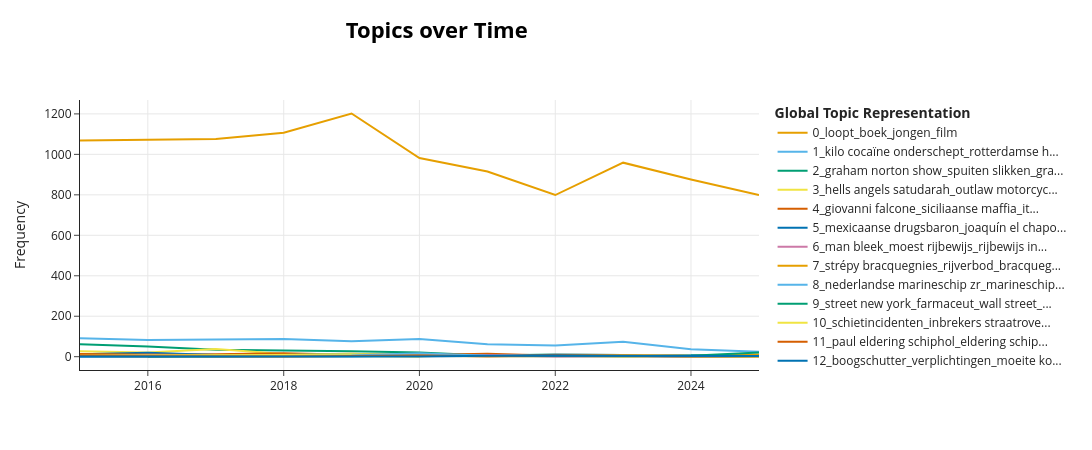

The cell this chart's notebook holds for it:
### Code cell
# Compute topics over time
topics_over_time = topic_model.topics_over_time(
    docs=documents,
    timestamps=df["Year"].tolist(),
    global_tuning=False,
    evolution_tuning=False,
)

# Visualize
fig = topic_model.visualize_topics_over_time(
    topics_over_time,
    top_n_topics=50,           # or fewer if you want a cleaner plot
)
fig.show()

### Figure 1 — Plotly figure (JSON) as saved in the notebook; plotly's stock layout.template omitted (floating-point values rounded to 4 significant figures)
{"data": [{"hoverinfo": "text", "hovertext": ["<b>Topic 0</b><br>Words: boek, steur, kamer, veroordeeld, new york", "<b>Topic 0</b><br>Words: loopt, boek, film, niks, amerikaanse", "<b>Topic 0</b><br>Words: loopt, boek, jongen, film, amerikaanse", "<b>Topic 0</b><br>Words: amsterdamse, loopt, boek, film, amerikaanse", "<b>Topic 0</b><br>Words: boek, veroordeeld, film, amerikaanse, kamer", "<b>Topic 0</b><br>Words: biden, boek, film, amerikaanse, witte", "<b>Topic 0</b><br>Words: jongen, boek, film, amerikaanse, vs", "<b>Topic 0</b><br>Words: loopt, boek, oekraïne, jongen, film", "<b>Topic 0</b><br>Words: turkije, loopt, biden, boek, weski", "<b>Topic 0</b><br>Words: loopt, biden, boek, film, jongen", "<b>Topic 0</b><br>Words: venezolaanse, venezuela, loopt, new york, boek"], "marker": {"color": "#E69F00"}, "mode": "lines", "name": "0_loopt_boek_jongen_film", "type": "scatter", "x": ["2015-01-01T00:00:00", "2016-01-01T00:00:00", "2017-01-01T00:00:00", "2018-01-01T00:00:00", "2019-01-01T00:00:00", "2020-01-01T00:00:00", "2021-01-01T00:00:00", "2022-01-01T00:00:00", "2023-01-01T00:00:00", "2024-01-01T00:00:00", "2025-01-01T00:00:00"], "y": [1068, 1072, 1076, 1107, 1202, 982, 915, 799, 959, 876, 799]}, {"hoverinfo": "text", "hovertext": ["<b>Topic 1</b><br>Words: rotterdamse haven, horloges beslag genomen, drugsafval gevonden, harddrugs, rotterdamse", "<b>Topic 1</b><br>Words: rotterdamse haven, automatisch vuurwapen, jerrycans, jarige rotterdammer, container ananassen", "<b>Topic 1</b><br>Words: onderschept rotterdamse haven, jerrycans, rotterdamse haven, amfetamine, onderschept rotterdamse", "<b>Topic 1</b><br>Words: rotterdamse haven, douane rotterdamse, amfetamine, kilo cocaïne gevonden, synthetische drugs", "<b>Topic 1</b><br>Words: douane fiod zeehavenpolitie, douane rotterdamse haven, fiod zeehavenpolitie, kilo cocaïne onderschept, rotterdamse haven", "<b>Topic 1</b><br>Words: rotterdamse haven douane, controle rotterdamse haven, rotterdamse haven, beslag genomen pdf, controle rotterdamse", "<b>Topic 1</b><br>Words: douane rotterdamse haven, douane fiod zeehavenpolitie, fiod zeehavenpolitie openbaar, kilo cocaïne onderschept, fiod zeehavenpolitie", "<b>Topic 1</b><br>Words: rotterdamse haven, aangetroffen drugs straatwaarde, handel verdovende middelen, drugs zaten verstopt, vernietigd pdf bestand", "<b>Topic 1</b><br>Words: beslag genomen pdf, rotterdamse haven, jerrycans, vernietigd pdf bestand, rotterdam douane", "<b>Topic 1</b><br>Words: rotterdamse haven, uithalers opgepakt, uithalers criminelen, aangehouden pdf, rotterdamse", "<b>Topic 1</b><br>Words: 4500 kilo cocaïne, twee woningen amsterdam, automatische wapens explosieven, drugs contant geld, gegevensdragers beslag genomen"], "marker": {"color": "#56B4E9"}, "mode": "lines", "name": "1_kilo cocaïne onderschept_rotterdamse h...", "type": "scatter", "x": ["2015-01-01T00:00:00", "2016-01-01T00:00:00", "2017-01-01T00:00:00", "2018-01-01T00:00:00", "2019-01-01T00:00:00", "2020-01-01T00:00:00", "2021-01-01T00:00:00", "2022-01-01T00:00:00", "2023-01-01T00:00:00", "2024-01-01T00:00:00", "2025-01-01T00:00:00"], "y": [91, 83, 85, 87, 76, 87, 62, 55, 74, 37, 25]}, {"hoverinfo": "text", "hovertext": ["<b>Topic 2</b><br>Words: titel replacement title, champions league, vervangende titel replacement, floortje einde wereld, replacement title", "<b>Topic 2</b><br>Words: spuiten slikken reis, graham norton show, spuiten slikken, graham norton, verslavende", "<b>Topic 2</b><br>Words: ionica smeets, stefan verwey, nieuw zeeland, anna drijver, columns sylvia witteman", "<b>Topic 2</b><br>Words: graham norton show, beau five days, five days inside, graham norton, flikken maastricht", "<b>Topic 2</b><br>Words: anthony bourdain, imanuelle grives, unknown, misdaadverslaggever, monic", "<b>Topic 2</b><br>Words: netflix serie undercover, caroline eeden, elijah muhammad, film ferry prequel, marian husken", "<b>Topic 2</b><br>Words: drijver kim rooij, zien netflix ferry, anna drijver kim, actrice anna drijver, turkse echtpaar", "<b>Topic 2</b><br>Words: cinequest film, brabantse pillenkoning, cinequest film festival, agent bob lemmens, kok gordon ramsay", "<b>Topic 2</b><br>Words: daalder drugstore drogist, miriam mannak, documentairemaker roy dames, drugstore drogist, onrecht nederlandse", "<b>Topic 2</b><br>Words: drugsbaron jos leijdekkers, leijdekkers turkije, wonende turkse, nipkowschijf bodem, celblok vechtershart", "<b>Topic 2</b><br>Words: drugsfamilie eysinck, films schippers kameleon, spin off tonnano, utrecht gouden strop, designerdrug flakka"], "marker": {"color": "#009E73"}, "mode": "lines", "name": "2_graham norton show_spuiten slikken_gra...", "type": "scatter", "x": ["2015-01-01T00:00:00", "2016-01-01T00:00:00", "2017-01-01T00:00:00", "2018-01-01T00:00:00", "2019-01-01T00:00:00", "2020-01-01T00:00:00", "2021-01-01T00:00:00", "2022-01-01T00:00:00", "2023-01-01T00:00:00", "2024-01-01T00:00:00", "2025-01-01T00:00:00"], "y": [62, 50, 34, 31, 27, 21, 6, 11, 7, 6, 7]}, {"hoverinfo": "text", "hovertext": ["<b>Topic 3</b><br>Words: satudarah hells angels, limburgse bandidos, motorclub bandidos, motorclub satudarah, bandidos hells angels", "<b>Topic 3</b><br>Words: hells angels satudarah, hells angels bandidos, limburgse tak motorclub, outlaw motorcycle gangs, bjorn thimister maastricht", "<b>Topic 3</b><br>Words: motorclub bandidos, motorclub surrender, klaas otto, outlaw motorclubs, hells angels", "<b>Topic 3</b><br>Words: bandidos satudarah hells, hells angels satudarah, satudarah hells angels, outlaw motorcycle gangs, bandidos satudarah", "<b>Topic 3</b><br>Words: outlaw motorcycle gangs, bandidos satudarah, zegt plaatsvervangend hoofdofficier, motorclub satudarah, leden verboden motorclub", "<b>Topic 3</b><br>Words: clubs satudarah hells, jacques niederer roosendaal, motorclub caloh wagoh, lid motorclub caloh, amfetamine mdma ghb", "<b>Topic 3</b><br>Words: motorclub bandidos, saskia belleman maastricht, advocate gitte stevens, harrie ramakers, belleman maastricht", "<b>Topic 3</b><br>Words: surrender bandidos hells, strafzaak weski, rotterdamse deken, verschoningsrecht, top satudarah", "<b>Topic 3</b><br>Words: hells angels satudarah, chapters motorbendes, motorclub hardliners, suriname turkije, angels satudarah"], "marker": {"color": "#F0E442"}, "mode": "lines", "name": "3_hells angels satudarah_outlaw motorcyc...", "type": "scatter", "x": ["2015-01-01T00:00:00", "2016-01-01T00:00:00", "2017-01-01T00:00:00", "2018-01-01T00:00:00", "2019-01-01T00:00:00", "2020-01-01T00:00:00", "2021-01-01T00:00:00", "2023-01-01T00:00:00", "2024-01-01T00:00:00"], "y": [27, 21, 38, 13, 9, 2, 8, 1, 2]}, {"hoverinfo": "text", "hovertext": ["<b>Topic 4</b><br>Words: aalsmeerse bloemenveiling, italiaanse regio calabrië, twee joegoslaven, machtige ndrangheta, twee brazilianen", "<b>Topic 4</b><br>Words: onderzoek ontdekte, siciliaanse maffia, italië nederland, tussen italië nederland, ronald raak", "<b>Topic 4</b><br>Words: vincenzo giuseppe crupi, antimaffiateam, vincenzo giuseppe, siciliaanse cosa nostra, siciliaanse hoofdstad palermo", "<b>Topic 4</b><br>Words: antimaffia, maarten aalderen rome, ndrangheta nederland, italiaanse regio calabrië, cafiero raho", "<b>Topic 4</b><br>Words: siciliaanse maffia, antimaffia, schuld marokkanen, roberto saviano, secondigliano", "<b>Topic 4</b><br>Words: italiaanse misdaadbestrijders, regio emilia romagna, italiaanse regio calabrië, maarten aalderen rome, silvio berlusconi", "<b>Topic 4</b><br>Words: siciliaanse cosa nostra, nicola gratteri, antimaffia, sebastiano, hoofdaanklager", "<b>Topic 4</b><br>Words: giovanni falcone, maarten aalderen rome, italiaanse regio calabrië, kamerlid ulysse ellian, wiersum peter vries", "<b>Topic 4</b><br>Words: matteo messina denaro, giovanni falcone, siciliaanse cosa nostra, messina denaro, matteo messina", "<b>Topic 4</b><br>Words: heling belastingontduiking valsheid, amerikaanse agenda, anti amerikaanse, heling belastingontduiking, beruchte", "<b>Topic 4</b><br>Words: giovanni falcone paolo, giovanni falcone, siciliaanse maffia, falcone paolo borsellino, paolo borsellino"], "marker": {"color": "#D55E00"}, "mode": "lines", "name": "4_giovanni falcone_siciliaanse maffia_it...", "type": "scatter", "x": ["2015-01-01T00:00:00", "2016-01-01T00:00:00", "2017-01-01T00:00:00", "2018-01-01T00:00:00", "2019-01-01T00:00:00", "2020-01-01T00:00:00", "2021-01-01T00:00:00", "2022-01-01T00:00:00", "2023-01-01T00:00:00", "2024-01-01T00:00:00", "2025-01-01T00:00:00"], "y": [7, 8, 12, 17, 10, 8, 14, 5, 8, 3, 4]}, {"hoverinfo": "text", "hovertext": ["<b>Topic 5</b><br>Words: drugsbaron joaquín, mexicaanse drugsbaron joaquín, voortvluchtige mexicaanse drugsbaron, mexicaanse drugsbaron, machtige sinaloa kartel", "<b>Topic 5</b><br>Words: drugsbaron joaquin el, drugsbaron joaquin, mexicaanse drugsbaron, joaquín el chapo, joaquin guzman", "<b>Topic 5</b><br>Words: joaquin el chapo, pablo escobar, emma coronel aispuro, sinaloa kartel, serie narcos", "<b>Topic 5</b><br>Words: drugshandelaar ter, joaquin guzman, broer antonio, joaquin el chapo, joaquí guzmán", "<b>Topic 5</b><br>Words: venezolaan hugo carvajal, mexicaanse drugsbaron, mexicaanse drugsbaas, venezolaan hugo, joaquin el chapo", "<b>Topic 5</b><br>Words: salvador cienfuegos zepeda, bendes pdf bestand, waarin drugsbaron, peña nieto volgens, alsnog opgepakt uitgeleverd", "<b>Topic 5</b><br>Words: drugsbaron el chapo, mexicaanse drugsbaas, drugsbaron el, joaquin guzman, ovidio guzmán", "<b>Topic 5</b><br>Words: sinaloa kartel joaquín, amerikaanse misdaadserie narcos, mexicaanse drugsbazen, rafael caro quintero, kartel joaquín el", "<b>Topic 5</b><br>Words: roerdinkholder mexico stad, jurjen roerdinkholder mexico, roerdinkholder mexico, joaquín el chapo, joaquí el chapo", "<b>Topic 5</b><br>Words: manuel lópez obrador, joaquí el chapo, joaquín guzmán, ovidio guzmán, sinaloa kartel", "<b>Topic 5</b><br>Words: rafael caro quintero, archivaldo guzmán, sinaloa kartel, mexicaanse kartels, amerikaanse ministerie justitie"], "marker": {"color": "#0072B2"}, "mode": "lines", "name": "5_mexicaanse drugsbaron_joaquín el chapo...", "type": "scatter", "x": ["2015-01-01T00:00:00", "2016-01-01T00:00:00", "2017-01-01T00:00:00", "2018-01-01T00:00:00", "2019-01-01T00:00:00", "2020-01-01T00:00:00", "2021-01-01T00:00:00", "2022-01-01T00:00:00", "2023-01-01T00:00:00", "2024-01-01T00:00:00", "2025-01-01T00:00:00"], "y": [12, 19, 8, 8, 12, 4, 6, 3, 9, 8, 4]}, {"hoverinfo": "text", "hovertext": ["<b>Topic 6</b><br>Words: man probeerde, jarige man utrecht, wilden aanhouden, 47 jarige rotterdammer, rijbewijs inleveren", "<b>Topic 6</b><br>Words: man wilde, haagse wijk loosduinen, auto liepen, ging politiebureau, verslaafde", "<b>Topic 6</b><br>Words: reed verkeerde, rijverbod, bleken bijzonder, man gedronken drugs, taser fysieke", "<b>Topic 6</b><br>Words: lamp gelopen man, achter stuur gekropen, man bleef, oog naald gekropen, stuur gekropen", "<b>Topic 6</b><br>Words: gebruikte lachgaspatronen, rijden lachgas, moest rijbewijs, rijbewijs inleveren, jarige man utrecht", "<b>Topic 6</b><br>Words: bestuurder ging, zwarte peugeot, val waarna, jarige tilburgse, lachgas volgens politie", "<b>Topic 6</b><br>Words: rijverbod, bestelbus, duitse politie, platgewalst, bestuurder bleek invloed", "<b>Topic 6</b><br>Words: motor waarop, lachgasgebruik achter stuur, bestuurder lamborghini, boven wonder, achtervolging", "<b>Topic 6</b><br>Words: reed gedoofde lichten, vol lachgas, auto vol lachgas, auto vol, reed gedoofde", "<b>Topic 6</b><br>Words: rijden geldig rijbewijs, brabantse oudenbosch, wilden controleren, etten leur roosendaal, roosendaal bergen zoom", "<b>Topic 6</b><br>Words: man aanspraken, auto inleveren, rijden rijbewijs, auto pdf, auto pdf bestand"], "marker": {"color": "#CC79A7"}, "mode": "lines", "name": "6_man bleek_moest rijbewijs_rijbewijs in...", "type": "scatter", "x": ["2015-01-01T00:00:00", "2016-01-01T00:00:00", "2017-01-01T00:00:00", "2018-01-01T00:00:00", "2019-01-01T00:00:00", "2020-01-01T00:00:00", "2021-01-01T00:00:00", "2022-01-01T00:00:00", "2023-01-01T00:00:00", "2024-01-01T00:00:00", "2025-01-01T00:00:00"], "y": [3, 10, 9, 3, 13, 8, 3, 10, 9, 3, 7]}, {"hoverinfo": "text", "hovertext": ["<b>Topic 7</b><br>Words: onvoorzichtig onoplettend onachtzaam, utrecht rechtbank utrecht, reed zondagochtend, jarige man vleuten, denkt gedrogeerd", "<b>Topic 7</b><br>Words: jesper wijk duurstede, vader ricardo jaarsveld, utrecht 31 jarige, jongen stond, nassim tientallen meters", "<b>Topic 7</b><br>Words: hard reed, uur mag rijden, man haagse rechtbank, amsterdam vermoedelijk, reed zag", "<b>Topic 7</b><br>Words: utrecht 25 jarige, veroorzaakte waarbij, onvoorwaardelijke straf, zaten twee, hield hele", "<b>Topic 7</b><br>Words: amsterdam 25 jarige, jarige siem oudesluis, taxi aangereden, zeer onvoorzichtig onoplettend, afkomstig amsterdam zuidoost", "<b>Topic 7</b><br>Words: jarige man zaterdagavond, jarige tilburgse, drugs spel pdf, woordvoerder utrechtse, inzittende raakte gewond", "<b>Topic 7</b><br>Words: jarige vrouw almere, strafeis officier justitie, celstraf eist, rijverbod, strafeis officier", "<b>Topic 7</b><br>Words: strépy bracquegnies, bracquegnies, doorreed, beschonken invloed drugs, weg amsterdam", "<b>Topic 7</b><br>Words: gezin raamsdonksveer, man zevenbergschen hoek, raamsdonksveer leven, raamsdonksveer, man zevenbergschen", "<b>Topic 7</b><br>Words: auto waarin twee, man woensdagavond, jarige vrouw amersfoort, auto waarin, verbaal opgemaakt pdf", "<b>Topic 7</b><br>Words: rijden rijbewijs, veroordeeld, achtervolging, meldt politie, invloed alcohol drugs"], "marker": {"color": "#E69F00"}, "mode": "lines", "name": "7_strépy bracquegnies_rijverbod_bracqueg...", "type": "scatter", "x": ["2015-01-01T00:00:00", "2016-01-01T00:00:00", "2017-01-01T00:00:00", "2018-01-01T00:00:00", "2019-01-01T00:00:00", "2020-01-01T00:00:00", "2021-01-01T00:00:00", "2022-01-01T00:00:00", "2023-01-01T00:00:00", "2024-01-01T00:00:00", "2025-01-01T00:00:00"], "y": [3, 4, 4, 10, 14, 6, 5, 9, 7, 4, 11]}, {"hoverinfo": "text", "hovertext": ["<b>Topic 8</b><br>Words: marineschip zr ms, braziliaanse stad recife, boven terschelling, canarische eilanden spaanse, atlantische oceaan", "<b>Topic 8</b><br>Words: zegt hans lodder, spaanse politie nederlander, supermarine spitfire, zeeuwse wateren, middellandse zee", "<b>Topic 8</b><br>Words: caribische eiland guadeloupe, eiland guadeloupe, zuid amerikaans land, amerikaans land, amerikaanse militairen", "<b>Topic 8</b><br>Words: bemanningsleden urker viskotter, urker viskotter z181, vier bemanningsleden urker, bemanningsleden urker, viskotter z181", "<b>Topic 8</b><br>Words: gesnapt drugs, marineschip zr ms, cocaïne onderschept volgens, spaanse politie kust, amerikaanse kustwacht", "<b>Topic 8</b><br>Words: amerikaanse drugsbestrijders dea, amerikaanse drugsbestrijders, drugsbestrijders dea, britse maagdeneilanden, afkomstig latijns amerika", "<b>Topic 8</b><br>Words: harddrugs beslag genomen, antidrugsoperatie, enkele onderscheppingen, marineschip zr ms, twee dominicanen", "<b>Topic 8</b><br>Words: amsterdam rijnkanaal, overgedragen amerikanen, marineschip zr ms, drugs groningen, totale hoeveelheid onderschepte", "<b>Topic 8</b><br>Words: nederlandse marineschip zr, ontkomen tijdens, kilo cocaïne zee, overgedragen amerikanen, marineschip zr ms", "<b>Topic 8</b><br>Words: rotterdamse haven, rotterdam britse, stationsschip zr ms, haven rotterdam, tweede maasvlakte", "<b>Topic 8</b><br>Words: nederlandse marineschip zr, onderscheppingsboten, bestand document cocaïnesmokkel, portugese politie, marineschip zr ms"], "marker": {"color": "#56B4E9"}, "mode": "lines", "name": "8_nederlandse marineschip zr_marineschip...", "type": "scatter", "x": ["2015-01-01T00:00:00", "2016-01-01T00:00:00", "2017-01-01T00:00:00", "2018-01-01T00:00:00", "2019-01-01T00:00:00", "2020-01-01T00:00:00", "2021-01-01T00:00:00", "2022-01-01T00:00:00", "2023-01-01T00:00:00", "2024-01-01T00:00:00", "2025-01-01T00:00:00"], "y": [11, 8, 3, 8, 12, 3, 3, 6, 4, 6, 4]}, {"hoverinfo": "text", "hovertext": ["<b>Topic 9</b><br>Words: general electric verloor, wall street, dow jones, electric verloor, industriële concern 3m", "<b>Topic 9</b><br>Words: amerikaanse effectenbeurzen, fbi hulp apple, weight watchers, politie new york, hulp apple gelukt", "<b>Topic 9</b><br>Words: food drug administration, amerikaanse food drug, farmaceut, amerikaanse food, technologiebeurs nasdaq", "<b>Topic 9</b><br>Words: twitter facebook google, ingenieursbureau arcadis, vastgoedfonds, harley davidson, dow jones", "<b>Topic 9</b><br>Words: microsoft facebook, street new york, union donald trump, wall street, dow jones", "<b>Topic 9</b><br>Words: street new york, new york amerikaanse, wall street sloot, american airlines, fed voorzitter jerome", "<b>Topic 9</b><br>Words: american express, amerikaanse economische, cbs maakt, euronext, aandelen", "<b>Topic 9</b><br>Words: amsterdamse beurs, bestand document amsterdamse, beurs, uitzender, schoot omhoog", "<b>Topic 9</b><br>Words: 3m bristol myers, cijfers pdf bestand, amerikaanse economie, 3m bristol, cijfers pdf", "<b>Topic 9</b><br>Words: komt diezelfde, cijfers amerikaanse, rente, trump markt, wall street"], "marker": {"color": "#009E73"}, "mode": "lines", "name": "9_street new york_farmaceut_wall street_...", "type": "scatter", "x": ["2015-01-01T00:00:00", "2016-01-01T00:00:00", "2017-01-01T00:00:00", "2018-01-01T00:00:00", "2019-01-01T00:00:00", "2020-01-01T00:00:00", "2022-01-01T00:00:00", "2023-01-01T00:00:00", "2024-01-01T00:00:00", "2025-01-01T00:00:00"], "y": [7, 8, 8, 7, 9, 4, 1, 2, 2, 2]}, {"hoverinfo": "text", "hovertext": ["<b>Topic 10</b><br>Words: inwoners brabant limburg, brabanders limburgers, brabant limburg, friesland groningen, limburg brabant", "<b>Topic 10</b><br>Words: uitnodigingsbrief intakegesprek, drugsdealers inbrekers fraudeurs, sjef gennip, werkgestraften sneller grote, geven werkgestraften sneller", "<b>Topic 10</b><br>Words: onvoorwaardelijke celstraffen, cyrille fijnaut, anton wijk, straatroven, onvoorwaardelijke", "<b>Topic 10</b><br>Words: straatroven woninginbraken, schietincidenten, gerda frankenhuis rotterdam, persoonsgerichte aanpak, inbrekers straatrovers", "<b>Topic 10</b><br>Words: burgemeester femke halsema, politiecommissaris frank paauw, femke halsema, hoofdofficier justitie john, burgemeester femke", "<b>Topic 10</b><br>Words: mishandelen, verdacht ernstig geweldsdelict, openlijke geweldpleging, aantal jongvolwassenen, excessieve geweld", "<b>Topic 10</b><br>Words: intelligence expertisecentrum voertuigcriminaliteit, diefstallen, document michiel renselaar, opel peugeot, intelligence expertisecentrum", "<b>Topic 10</b><br>Words: zware geweldsincidenten, aantal overlastmeldingen, aantal woninginbraken, utrechtse heuvelrug, bestand document michiel", "<b>Topic 10</b><br>Words: schietincidenten, aldus amsterdamse burgemeester, inzet zoals, verdachten schietincidenten, aantal steekincidenten"], "marker": {"color": "#F0E442"}, "mode": "lines", "name": "10_schietincidenten_inbrekers straatrove...", "type": "scatter", "x": ["2015-01-01T00:00:00", "2016-01-01T00:00:00", "2017-01-01T00:00:00", "2019-01-01T00:00:00", "2020-01-01T00:00:00", "2021-01-01T00:00:00", "2022-01-01T00:00:00", "2023-01-01T00:00:00", "2024-01-01T00:00:00"], "y": [3, 2, 4, 12, 9, 4, 3, 7, 5]}, {"hoverinfo": "text", "hovertext": ["<b>Topic 11</b><br>Words: paul eldering schiphol, eldering schiphol, paul eldering, vereniging nederlandse verkeersvliegers, andreas lubitz", "<b>Topic 11</b><br>Words: misdragingen, paul eldering, unruly passengers, doorvliegen, bemanning medereizigers", "<b>Topic 11</b><br>Words: maken overvolle, weleens billen, aldus woordvoerster petra, turkije, houden dronken", "<b>Topic 11</b><br>Words: behandeling verslavingsproblematiek, paul eldering, amerika israël, indonesische, stuurknuppel", "<b>Topic 11</b><br>Words: vervolging terwijl, sprake onveilige situatie, veiligheidsprotocol, portugal groot, luchtverkeersleiders", "<b>Topic 11</b><br>Words: stijf drank, dader pdf bestand, excessen veroorzaakt, drank pdf bestand, amsterdam ibiza", "<b>Topic 11</b><br>Words: zembla uitzending, personeelsingang, kisten, vliegtuig, schiphol werkt", "<b>Topic 11</b><br>Words: kosten tijdens, aantal amokmakers, alleen bevoegde, airlines, mondkapjesdiscussie", "<b>Topic 11</b><br>Words: vlieg aso vast, stelende, vlieg aso, medepassagiers, ducttape", "<b>Topic 11</b><br>Words: toe yteke jong, tijd vliegen, geregistreerd waarbij, miljoen reizigers schiphol, inspectie leefomgeving transport"], "marker": {"color": "#D55E00"}, "mode": "lines", "name": "11_paul eldering schiphol_eldering schip...", "type": "scatter", "x": ["2015-01-01T00:00:00", "2016-01-01T00:00:00", "2017-01-01T00:00:00", "2018-01-01T00:00:00", "2019-01-01T00:00:00", "2020-01-01T00:00:00", "2022-01-01T00:00:00", "2023-01-01T00:00:00", "2024-01-01T00:00:00", "2025-01-01T00:00:00"], "y": [13, 10, 4, 4, 3, 3, 2, 1, 1, 2]}, {"hoverinfo": "text", "hovertext": ["<b>Topic 12</b><br>Words: voorzichtig bent, later wenst, zeggen waarvan, helder kunt, overbezorgdheid", "<b>Topic 12</b><br>Words: tijd wilt, hen neem, probleem zullen, ontstaan gaat, welk effect leven", "<b>Topic 12</b><br>Words: boogschutter, ontspannen, verstandig, misverstand, partner", "<b>Topic 12</b><br>Words: soepele houding, boogschutter, herontdekkingen, afketsen, verkopen adverteren", "<b>Topic 12</b><br>Words: mensen dezelfde, vaker kunt, tegenslagen leven horen, ouder familielid, brombeer", "<b>Topic 12</b><br>Words: boogschutter, plichten, moeite, tevreden bent, juiste", "<b>Topic 12</b><br>Words: boogschutter, verplichtingen, moeite kosten, goede smaak, moeite", "<b>Topic 12</b><br>Words: weeg, boogschutter, ontspannen, advies, beschikt", "<b>Topic 12</b><br>Words: boogschutter, moeite kosten, verplichtingen, moeite, ontspannen", "<b>Topic 12</b><br>Words: toe zodra, weg verder gaan, mensen zodat, mensen daarvan, ouder familielid", "<b>Topic 12</b><br>Words: lastig besluiten, boogschutter, ermee wilt, besluit nemen, besluiten"], "marker": {"color": "#0072B2"}, "mode": "lines", "name": "12_boogschutter_verplichtingen_moeite ko...", "type": "scatter", "x": ["2015-01-01T00:00:00", "2016-01-01T00:00:00", "2017-01-01T00:00:00", "2018-01-01T00:00:00", "2019-01-01T00:00:00", "2020-01-01T00:00:00", "2021-01-01T00:00:00", "2022-01-01T00:00:00", "2023-01-01T00:00:00", "2024-01-01T00:00:00", "2025-01-01T00:00:00"], "y": [1, 1, 5, 2, 2, 6, 5, 8, 6, 1, 3]}, {"hoverinfo": "text", "hovertext": ["<b>Topic 13</b><br>Words: kantoor londen amsterdam, amsterdam verborgen, tulpstraat, gaan rechtmatige, twee kwaden zegt", "<b>Topic 13</b><br>Words: zeegezicht scheveningen uitgaan, jolande graaf amsterdam, zeegezicht, raffaele imperiale, zeegezicht scheveningen", "<b>Topic 13</b><br>Words: zeegezicht scheveningen uitgaan, raffaele imperiale, zeegezicht, voortvluchtige imperiale, zeegezicht scheveningen", "<b>Topic 13</b><br>Words: boston globe, museum boston, globe, anthony, lang daarna", "<b>Topic 13</b><br>Words: schilderij, scotland yard, hing, spaanse kunstenaar, schilderijen", "<b>Topic 13</b><br>Words: lentetuin pastorietuin nuenen, kunstdetective arthur, kunstdetective arthur brand, pastorietuin nuenen voorjaar, cees houtman", "<b>Topic 13</b><br>Words: lentetuin pastorietuin nuenen, kunstdetective arthur brand, groninger museum, pastorietuin nuenen voorjaar, kunstdetective arthur", "<b>Topic 13</b><br>Words: artefacten, kim kardashian, autoriteiten besloot, kunstschatten, sarcofaag", "<b>Topic 13</b><br>Words: lentetuin pastorietuin nuenen, andreas blühm, groninger museum, pastorietuin nuenen voorjaar, kunstdetective arthur brand", "<b>Topic 13</b><br>Words: vincent gogh museum, richard bronswijk operationeel, bekende beroepscrimineel, bronswijk operationeel specialist, kunst terwijl", "<b>Topic 13</b><br>Words: italiaanse maffiabaas raffaele, raffaele imperiale, maffiabaas raffaele imperiale, brabantse onderwereld, drents museum"], "marker": {"color": "#CC79A7"}, "mode": "lines", "name": "13_raffaele imperiale_lentetuin pastorie...", "type": "scatter", "x": ["2015-01-01T00:00:00", "2016-01-01T00:00:00", "2017-01-01T00:00:00", "2018-01-01T00:00:00", "2019-01-01T00:00:00", "2020-01-01T00:00:00", "2021-01-01T00:00:00", "2022-01-01T00:00:00", "2023-01-01T00:00:00", "2024-01-01T00:00:00", "2025-01-01T00:00:00"], "y": [2, 6, 2, 2, 3, 6, 9, 1, 4, 1, 4]}, {"hoverinfo": "text", "hovertext": ["<b>Topic 14</b><br>Words: commandant zeestrijdkrachten, michiel ruyter, zeestrijdkrachten, naam piet, coldcaseteam", "<b>Topic 14</b><br>Words: turkije, egeïsche zee, turkse, eilandje, vaart", "<b>Topic 14</b><br>Words: ms zeeland, zr ms zeeland, commandant zeestrijdkrachten, olof joolen, zeestrijdkrachten", "<b>Topic 14</b><br>Words: zr ms friesland, scherpschutter, vaart, onderzeeboten, boeg", "<b>Topic 14</b><br>Words: amsterdam dance event, labradoodle, detectiesysteem, hans steketee, amsterdam dance", "<b>Topic 14</b><br>Words: drugsbaron klaas bruinsma, neeltje, vliegbasis twente, vliegende, neeltje jacoba", "<b>Topic 14</b><br>Words: vanuit meldkamer, chinese servers, chinese bedrijf, steeds soepeler, vliegen inmiddels", "<b>Topic 14</b><br>Words: bonaire sint maarten, national geographic, kustwacht caribisch, caribisch nederland, venezuela", "<b>Topic 14</b><br>Words: haven breskens, oorlog oekraïne, bewapende, zr ms holland, caribische zee", "<b>Topic 14</b><br>Words: boven zwarte, vliegbasis leeuwarden, frontlinie gaat, werden drugsdealers, later boeien", "<b>Topic 14</b><br>Words: venezolaanse luchtmacht, venezolaanse olietanker beslag, kilometer venezuela, zakenvliegtuig, regime president nicolás"], "marker": {"color": "#E69F00"}, "mode": "lines", "name": "14_venezuela_onderzeeboten_breskens_vaar...", "type": "scatter", "x": ["2015-01-01T00:00:00", "2016-01-01T00:00:00", "2017-01-01T00:00:00", "2018-01-01T00:00:00", "2019-01-01T00:00:00", "2020-01-01T00:00:00", "2021-01-01T00:00:00", "2022-01-01T00:00:00", "2023-01-01T00:00:00", "2024-01-01T00:00:00", "2025-01-01T00:00:00"], "y": [4, 2, 6, 4, 4, 5, 2, 3, 6, 1, 1]}, {"hoverinfo": "text", "hovertext": ["<b>Topic 15</b><br>Words: copa libertadores champions, libertadores champions, copa libertadores, libertadores champions league, champions league wonnen", "<b>Topic 15</b><br>Words: mexico verenigde staten, donald trump trump, noord midden amerika, rafael márquez, fc barcelona", "<b>Topic 15</b><br>Words: philips stadion, kwartfinale wk, tijdens wk, philips, wk", "<b>Topic 15</b><br>Words: regisseur asif kapadia, oscarwinnaar asif kapadia, regie asif kapadia, oscarwinnaar asif, documentaire regie asif", "<b>Topic 15</b><br>Words: diego armando maradona, argentijnse, fc barcelona, diego armando, diego maradona", "<b>Topic 15</b><br>Words: zeggen argentijnen, argentijnse, uithoeken, fc barcelona, gekte", "<b>Topic 15</b><br>Words: kylian mbappé, saoedi arabië wk, gianni infantino, saoedi arabië, argentijnse", "<b>Topic 15</b><br>Words: diego armando maradona, argentijnse, leo vogelzang, diego armando, buenos aires"], "marker": {"color": "#56B4E9"}, "mode": "lines", "name": "15_diego armando maradona_asif kapadia_a...", "type": "scatter", "x": ["2015-01-01T00:00:00", "2016-01-01T00:00:00", "2017-01-01T00:00:00", "2019-01-01T00:00:00", "2020-01-01T00:00:00", "2021-01-01T00:00:00", "2022-01-01T00:00:00", "2025-01-01T00:00:00"], "y": [1, 1, 1, 6, 17, 5, 4, 3]}, {"hoverinfo": "text", "hovertext": ["<b>Topic 16</b><br>Words: landen mexico china, mexicaanse export gaat, amerikaanse bedrijven productie, 80 procent mexicaanse, mexicaanse bedrijven", "<b>Topic 16</b><br>Words: mexicaanse president enrique, vrijhandelsverdrag nafta, enrique pena nieto, amerikaanse troepen sturen, tussen president donald", "<b>Topic 16</b><br>Words: russische inmenging amerikaanse, fentanyl china, donald trump gebruikt, inmenging amerikaanse verkiezingen, nafta slechtste", "<b>Topic 16</b><br>Words: chinese president xi, chinese markt, chinese producten, chinese president, chinese ministerie", "<b>Topic 16</b><br>Words: amerikaanse heffingen, mexico canada, smokkel fentanyl, amerikaanse import, amerikaanse grenspolitie", "<b>Topic 16</b><br>Words: wall street journal, canada mexico, mexico canada, journal, street journal"], "marker": {"color": "#009E73"}, "mode": "lines", "name": "16_wall street journal_canada mexico_mex...", "type": "scatter", "x": ["2016-01-01T00:00:00", "2017-01-01T00:00:00", "2018-01-01T00:00:00", "2019-01-01T00:00:00", "2024-01-01T00:00:00", "2025-01-01T00:00:00"], "y": [1, 1, 1, 3, 5, 21]}, {"hoverinfo": "text", "hovertext": ["<b>Topic 17</b><br>Words: pablo escobar, serie narcos, amerikaanse man, mexicaanse kartels, braziliaanse acteur", "<b>Topic 17</b><br>Words: dood pablo escobar, tweede seizoen narcos, pablo escobar, serie narcos, seizoen narcos", "<b>Topic 17</b><br>Words: juan pablo escobar, pablo escobar ten, pablo escobar, colombiaanse amerikaanse, seizoen narcos", "<b>Topic 17</b><br>Words: drugsbaron pablo escobar, netflix serie narcos, drugsbaas pablo escobar, colombiaanse drugsbaron, drugsbaron pablo", "<b>Topic 17</b><br>Words: netflix serie narcos, colombiaanse drugsbaron, pablo escobar, roberto escobar, broers roberto", "<b>Topic 17</b><br>Words: venezolaanse handlanger godfather, scènes vermoordt venezolaanse, godfather vrouw drugsbaron, vermoordt venezolaanse handlanger, vermoordt venezolaanse"], "marker": {"color": "#F0E442"}, "mode": "lines", "name": "17_netflix serie narcos_pablo escobar_tw...", "type": "scatter", "x": ["2015-01-01T00:00:00", "2016-01-01T00:00:00", "2017-01-01T00:00:00", "2018-01-01T00:00:00", "2019-01-01T00:00:00", "2020-01-01T00:00:00"], "y": [5, 6, 5, 9, 4, 1]}, {"hoverinfo": "text", "hovertext": ["<b>Topic 18</b><br>Words: hek waarachter, delorean motor company, oldtimers, company dmc, klassiek amerikaans", "<b>Topic 18</b><br>Words: virtual reality bril, hilversumse media park, hilversumse media, geheugenkaartje, thuis sleutel", "<b>Topic 18</b><br>Words: bewegend schilderij, recht scherm, sony samsung lg, fabrikanten sony samsung, fabrikanten sony", "<b>Topic 18</b><br>Words: achter voorruit, alsof dik, rijdt achter, lang genoeg duren, wifi hotspot", "<b>Topic 18</b><br>Words: spirit ecstasy, auto ter, mercedes benz, ecstasy, vliegende", "<b>Topic 18</b><br>Words: spirit ecstasy, led koplampen, rolls royces, ecstasy, rolls royce", "<b>Topic 18</b><br>Words: spirit ecstasy, range rover, mercedes benz, ecstasy, mercedes", "<b>Topic 18</b><br>Words: spirit ecstasy, ecstasy, auto ter, schokvrij, rolls royce", "<b>Topic 18</b><br>Words: terug later nam, speaker, phantom, wielen, sonos"], "marker": {"color": "#D55E00"}, "mode": "lines", "name": "18_spirit ecstasy_range rover_auto ter_m...", "type": "scatter", "x": ["2015-01-01T00:00:00", "2016-01-01T00:00:00", "2017-01-01T00:00:00", "2018-01-01T00:00:00", "2020-01-01T00:00:00", "2021-01-01T00:00:00", "2022-01-01T00:00:00", "2023-01-01T00:00:00", "2024-01-01T00:00:00"], "y": [3, 2, 1, 1, 6, 2, 6, 3, 3]}, {"hoverinfo": "text", "hovertext": ["<b>Topic 19</b><br>Words: zelfs staatsloterij, eraan komt, kruipruimte, tijd namelijk, misschien zit", "<b>Topic 19</b><br>Words: trimbos onderzoeker goossens, klaas dijkhoff zegt, goossens ziet, onderzoeker ferry goossens, illegale kansspelen", "<b>Topic 19</b><br>Words: keerzijde candy crush, kunt bijvoorbeeld netflix, scores facebook vrienden, knap zegt, kriebelen doodeenvoudig", "<b>Topic 19</b><br>Words: drank drugsverslaafden zegt, ging vrijwel elke, werkte misschien, bijvoorbeeld drugsverslaafden, drank drugsverslaafden", "<b>Topic 19</b><br>Words: gokken meeste stemmers, legaliseren, gokverslaafden, gokken meeste, meeste respondenten vinden", "<b>Topic 19</b><br>Words: christenunie kamerlid stieneke, gokkoning, reclamemaker, nederlandse gokmarkt, gokverslaving groot probleem", "<b>Topic 19</b><br>Words: aantal gokverslaafden, verslaafden, reclameblok, reclameverbod, reclame maken", "<b>Topic 19</b><br>Words: voetballer wesley sneijder, wesley sneijder, oud voetballer wesley, wesley, adverteren", "<b>Topic 19</b><br>Words: aantal gokverslaafden, register uitsluiting kansspelen, perverse prikkels, gokverslaafden, uitsluiting kansspelen", "<b>Topic 19</b><br>Words: gokverslaafden, volgens kansspelautoriteit, gokkers, online gokken, holland casino", "<b>Topic 19</b><br>Words: gokverslaafden, veilig alternatief, gaan gokken, probleem gecreëerd markt, gokken volgens"], "marker": {"color": "#0072B2"}, "mode": "lines", "name": "19_aantal gokverslaafden_verslaafden_reg...", "type": "scatter", "x": ["2015-01-01T00:00:00", "2016-01-01T00:00:00", "2017-01-01T00:00:00", "2018-01-01T00:00:00", "2019-01-01T00:00:00", "2020-01-01T00:00:00", "2021-01-01T00:00:00", "2022-01-01T00:00:00", "2023-01-01T00:00:00", "2024-01-01T00:00:00", "2025-01-01T00:00:00"], "y": [1, 1, 2, 1, 1, 1, 5, 5, 3, 2, 4]}], "layout": {"height": 450, "hoverlabel": {"bgcolor": "white", "font": {"family": "Rockwell", "size": 16}}, "legend": {"title": {"text": "<b>Global Topic Representation"}}, "title": {"font": {"color": "Black", "size": 22}, "text": "<b>Topics over Time</b>", "x": 0.4, "xanchor": "center", "y": 0.95, "yanchor": "top"}, "width": 1250, "xaxis": {"autorange": true, "range": ["2015-01-01", "2025-01-01"], "showgrid": true, "type": "date"}, "yaxis": {"autorange": true, "range": [-65.72, 1269.0], "showgrid": true, "title": {"text": "Frequency"}, "type": "linear"}}}
